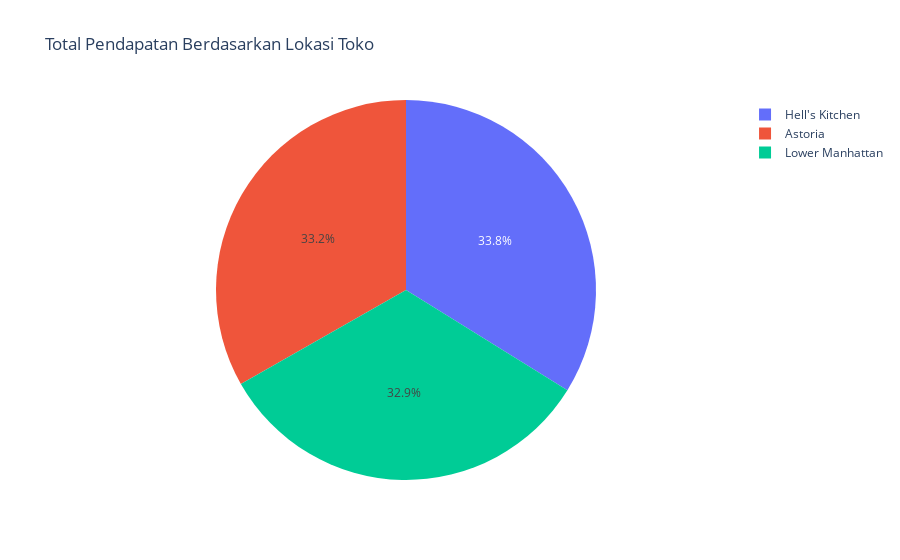

Source (notebook cell):
### Code cell
# total pendapatan keseluruhan di semua wilayah
total_revenue_by_location = data.groupby('store_location')['total_price'].sum().reset_index()

# Membuat plot pie menggunakan Plotly Express
fig = px.pie(total_revenue_by_location, names='store_location', values='total_price', title='Total Pendapatan Berdasarkan Lokasi Toko', labels={'store_location': 'Lokasi', 'total_price': 'Pendapatan'})

# Menampilkan plot
fig.show()

### Figure 1 — Plotly figure (JSON) as saved in the notebook; plotly's stock layout.template omitted (floating-point values rounded to 4 significant figures)
{"data": [{"domain": {"x": [0, 1], "y": [0, 1]}, "hovertemplate": "Lokasi=%{label}<br>Pendapatan=%{value}<extra></extra>", "labels": ["Astoria", "Hell's Kitchen", "Lower Manhattan"], "legendgroup": "", "name": "", "showlegend": true, "type": "pie", "values": [232200.0, 236500.0, 230100.0]}], "layout": {"legend": {"tracegroupgap": 0}, "title": {"text": "Total Pendapatan Berdasarkan Lokasi Toko"}}}
